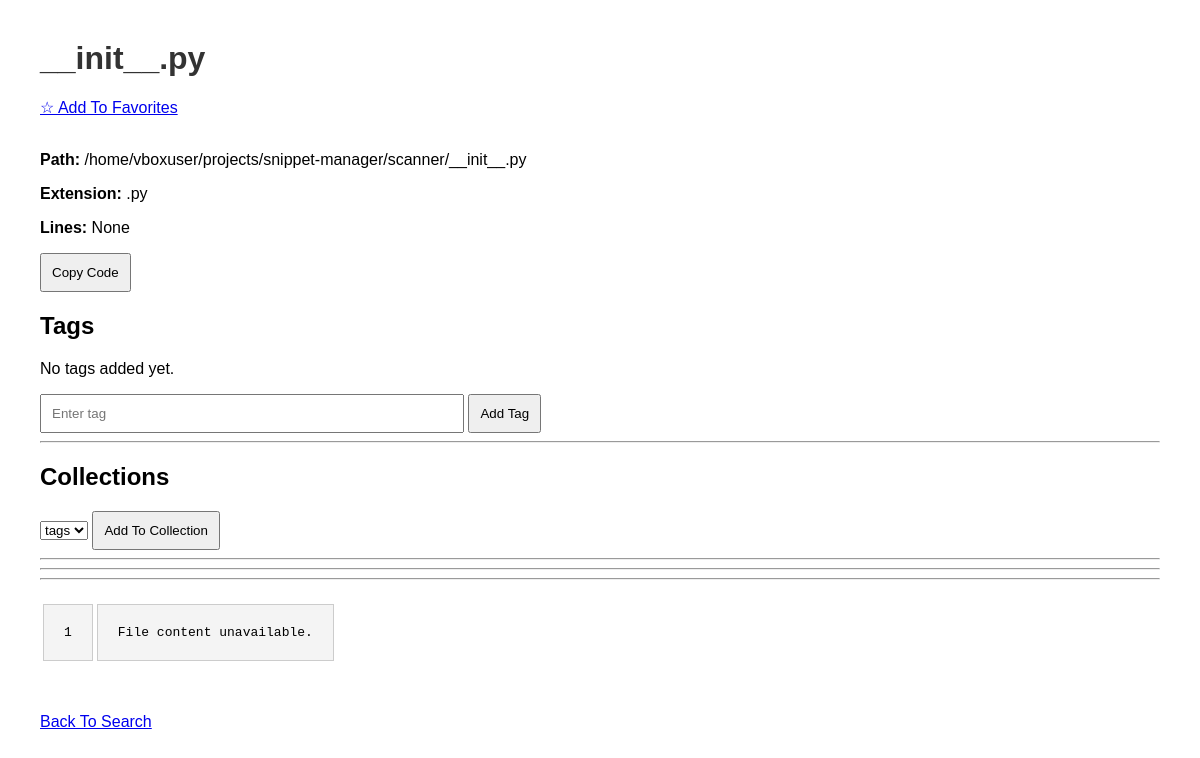
/snippet/4, run on the app's committed database.
### tables this page shows
CREATE TABLE files (

    id INTEGER PRIMARY KEY AUTOINCREMENT,

    filename TEXT NOT NULL,

    path TEXT UNIQUE NOT NULL,

    extension TEXT,

    size INTEGER,

    content TEXT,

    line_count INTEGER,

    last_modified REAL,

    indexed_at DATETIME DEFAULT CURRENT_TIMESTAMP
);

### webui/app.py (the view)
@app.route("/snippet/<int:file_id>")
def snippet(file_id):
    result = get_file_by_id(
        file_id
    )
    code = result[5]
    if code is None:
        code = "File content unavailable."
    highlighted = highlight_code(
     code,
     "python"
    )
    return render_template(
        "snippet.html",
        snippet=result,
        highlighted=highlighted,
        css=get_style(),
        tags=get_tags(file_id),
        favorite=is_favorite(file_id),
        collections=get_all_collections()
    )

### favorites/favorite_manager.py (called while the page is built)
def is_favorite(file_id):
    connection = sqlite3.connect(
        DATABASE_FILE
    )
    cursor = connection.cursor()
    cursor.execute(
        """
        SELECT *

        FROM favorites

        WHERE file_id=?
        """,
        (file_id,)
    )
    result = cursor.fetchone()
    connection.close()
    return result is not None

### snippet_collections/collection_manager.py (called while the page is built)
def get_all_collections():
    connection = sqlite3.connect(
        DATABASE_FILE
    )
    cursor = connection.cursor()
    cursor.execute(
        """
        SELECT
            id,
            name

        FROM collections

        ORDER BY name
        """
    )
    rows = cursor.fetchall()
    connection.close()
    return rows

### tags/tag_manager.py (called while the page is built)
def get_tags(
    file_id
):
    connection = sqlite3.connect(
        DATABASE_FILE
    )
    cursor = connection.cursor()
    cursor.execute(
        """
        SELECT tag
        FROM tags
        WHERE file_id = ?
        """,
        (file_id,)
    )
    tags = cursor.fetchall()
    connection.close()
    return tags

### utils/highlighter.py (called while the page is built)
def highlight_code(
    code,
    language="python"
):
    lexer = get_lexer_by_name(
        language,
        stripall=False
    )
    formatter = HtmlFormatter(
        linenos=True,
        full=False
    )
    return highlight(
        code,
        lexer,
        formatter
    )

def get_style():
    formatter = HtmlFormatter()
    return formatter.get_style_defs(
        ".highlight"
    )

### webui/app.py (called while the page is built)
def get_file_by_id(file_id):
    connection = sqlite3.connect(
        DATABASE_FILE
    )
    cursor = connection.cursor()
    cursor.execute(
        """
        SELECT
            id,
            filename,
            path,
            extension,
            line_count,
            content

        FROM files

        WHERE id = ?
        """,
        (file_id,)
    )
    result = cursor.fetchone()
    connection.close()
    return result

### webui/templates/snippet.html (shortened to what this page needs)
<!DOCTYPE html>
<html>
<head>
    <link rel="stylesheet" href="{{ url_for('static', filename='style.css') }}">
</head>
<body>
    <h1>
        {{ snippet[1] }}
    </h1>
    {% if favorite %}
    <a href="/favorite/{{ snippet[0] }}">
        ⭐ Remove From Favorites
    </a>
    {% else %}
    <a href="/favorite/{{ snippet[0] }}">
        ☆ Add To Favorites
    </a>
    {% endif %}
    <br>
    <br>
    <p>
        <b>Path:</b>
        {{ snippet[2] }}
    </p>
    <p>
        <b>Extension:</b>
        {{ snippet[3] }}
    </p>
    <p>
        <b>Lines:</b>
        {{ snippet[4] }}
    </p>
    <button onclick="copyCode()">
        Copy Code
    </button>
    <h2>
        Tags
    </h2>
    {% if tags %}
    <ul>
        {% for tag in tags %}
        <li>
            {{ tag[0] }}
        </li>
        {% endfor %}
    </ul>
    {% else %}
    <p>
        No tags added yet.
    </p>
    {% endif %}
    <form action="/add_tag" method="POST">
        <input type="text" name="tag" placeholder="Enter tag">
        <button type="submit">
            Add Tag
        </button>
    </form>
    <hr>
    <h2>
        Collections
    </h2>
    <form action="/add_to_collection" method="POST">
        <select name="collection_id">
            {% for collection in collections %}
            <option value="{{ collection[0] }}">
                {{ collection[1] }}
            </option>
            {% endfor %}
        </select>
        <button type="submit">
            Add To Collection
        </button>
    </form>
    <hr>
    <hr>
    <hr>
    <div id="code-block">
        {{ highlighted|safe }}
    </div>
    <br>
    <br>
    <a href="/">
        Back To Search
    </a>
</body>
</html>

### webui/static/style.css (style rules this page uses)
body { font-family: Arial; margin: 40px; }
input { width: 400px; padding: 10px; }
button { padding: 10px; }
h1 { color: #333; }
pre { background-color: #f4f4f4; padding: 20px; overflow-x: auto; border: 1px solid #ccc; white-space: pre-wrap; }

### data on the page
files: filename "__init__.py", path "/home/vboxuser/projects/snippet-manager/scanner/__init__.py", extension ".py"

### other printed values
{{ snippet[4] }} "None"
{{ highlighted|safe }} "1 File content unavailable ."
form field collection_id "tags"
